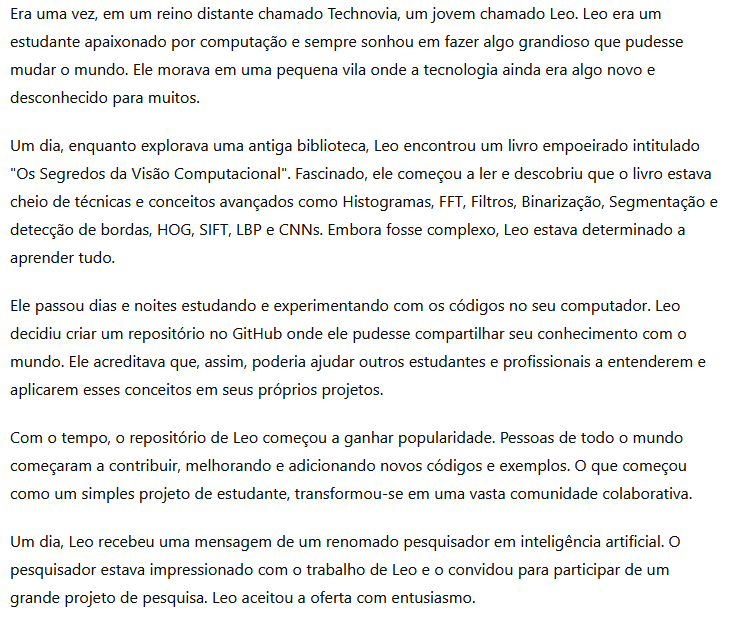
#> input picture fft/images/texto1.png, 730 x 619 px, found by its file name
$ python fft.py
#> lines starting #> are read from the running program, lines starting #| are printed output that depends on the picture; after the words box and inside, x2 and y2 are one past the last pixel; in counts of white or black regions, pixels touching at a corner belong together
import cv2, matplotlib.pyplot as plt, numpy as np

def main():
    imagens = [
        'D:/PycharmProjects/visaoComputacional/fft/images/texto1.png',
        'D:/PycharmProjects/visaoComputacional/fft/images/texto2.png'
    ]
    for i in imagens:
        imTexto = cv2.imread(i,cv2.IMREAD_GRAYSCALE)
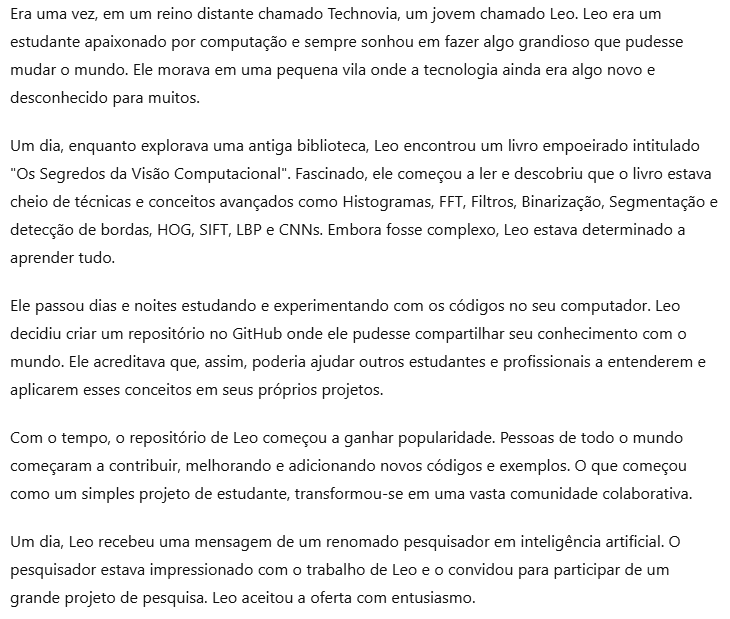
#> imTexto: shape (619, 730); min 13, max 255, mean 239
        f = np.fft.fft2(imTexto)
        fShift = np.fft.fftshift(f)
        magEspec = 20*np.log(np.abs(fShift))
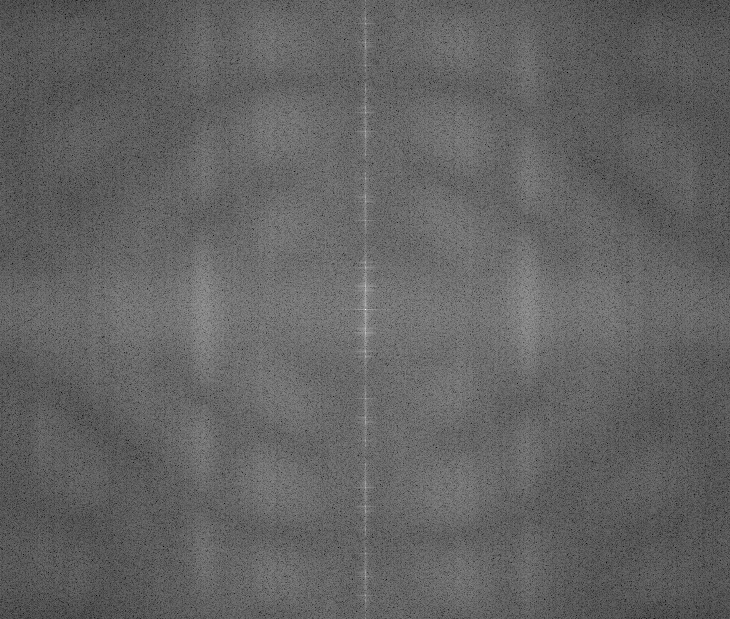
#> magEspec: shape (619, 730) float64; min 78.84, max 370, mean 192.5; drawn with min black and max white
        magEspec[magEspec < 240] = 0
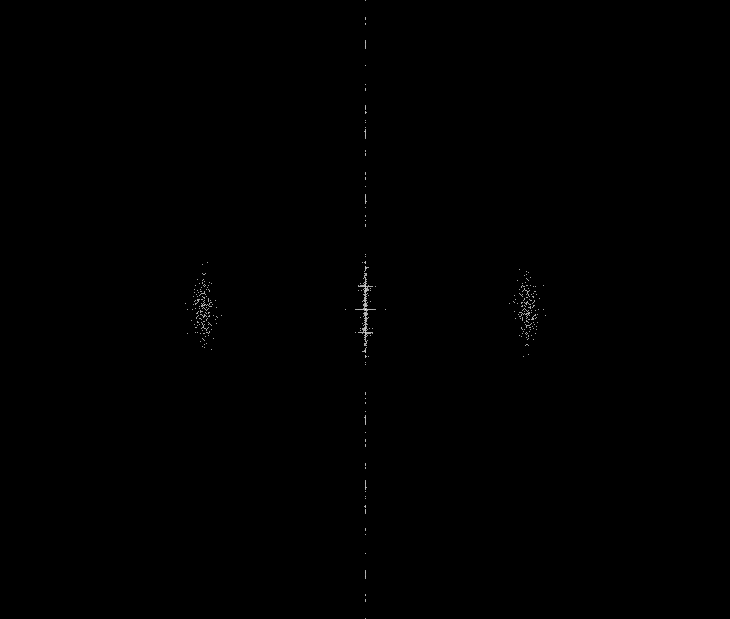
#> magEspec: shape (619, 730) float64; min 0, max 370, mean 0.5; drawn with min black and max white
        magEspec[magEspec >= 240] = 255
#> magEspec: shape (619, 730) float64; 0.19% white in thin lines or dots, all inside (x1, y1, x2, y2) = (185, 0, 546, 619)
        metadeWdt = magEspec.shape[1] // 2
#> metadeWdt = 365
        metadeAlt = magEspec.shape[0] // 2
#> metadeAlt = 309
        if (np.sum(magEspec[:metadeAlt-(metadeAlt//2),metadeWdt-10:metadeWdt+10]) > 1000):
            print('Imagem %s está coom o texto reto' % (i))
        else:
            print('Imagem %s está coom o texto inclinado' % (i))
#> pass 2 of the loop in main, `for i in imagens:`:
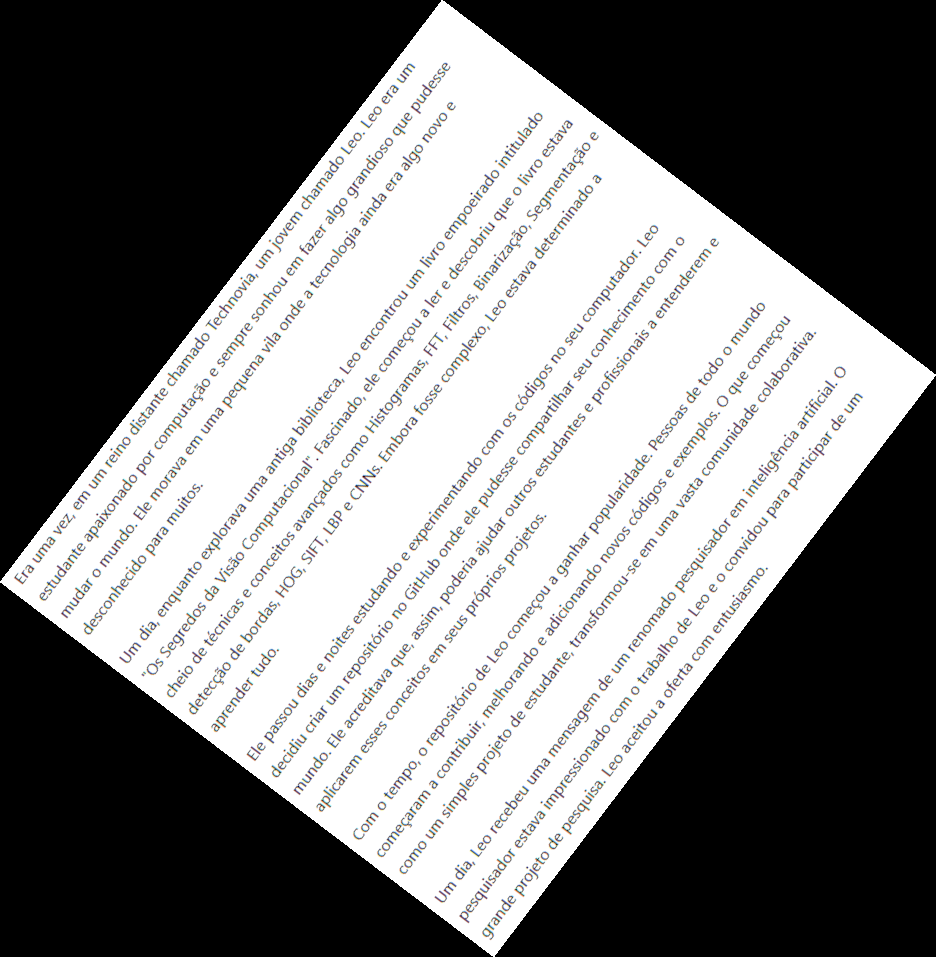
#> input picture fft/images/texto2.png, 936 x 957 px, found by its file name
#> imTexto: shape (957, 936)
#> in main, `magEspec = 20*np.log(np.abs(fShift))`:
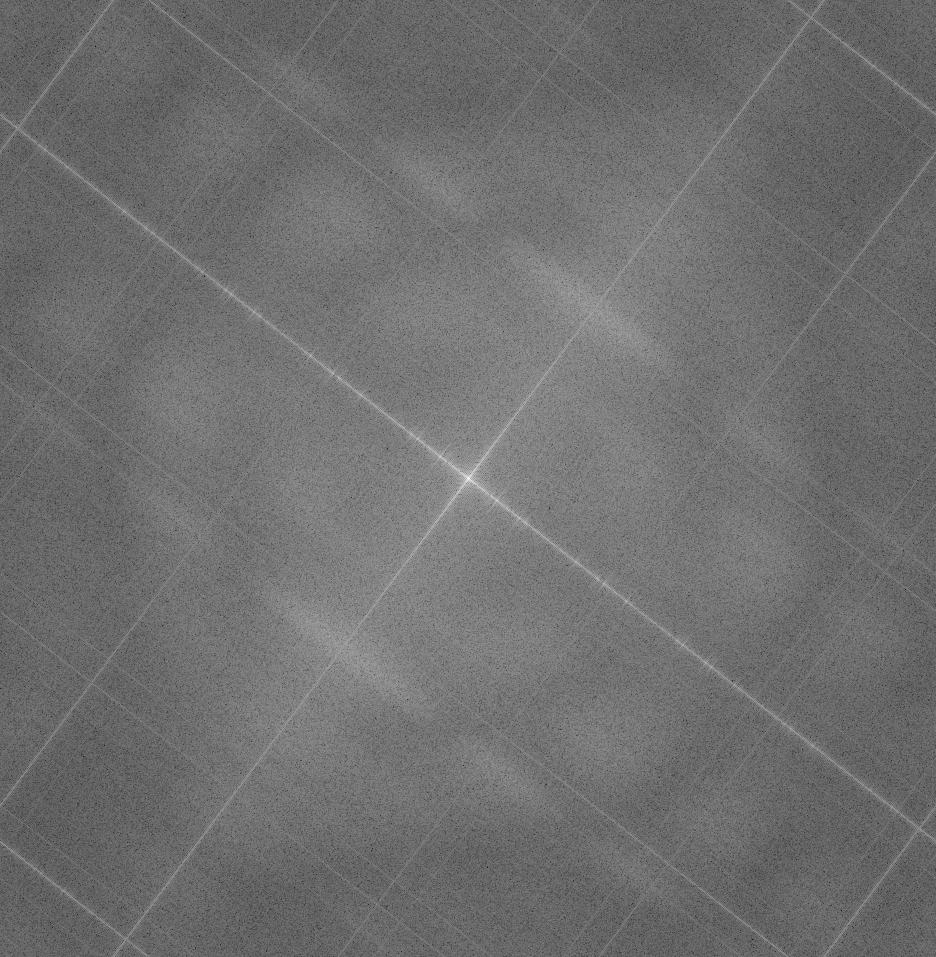
#> magEspec: shape (957, 936) float64; min 33.9, max 370.3, mean 181; drawn with min black and max white
#> in main, `magEspec[magEspec >= 240] = 255`:
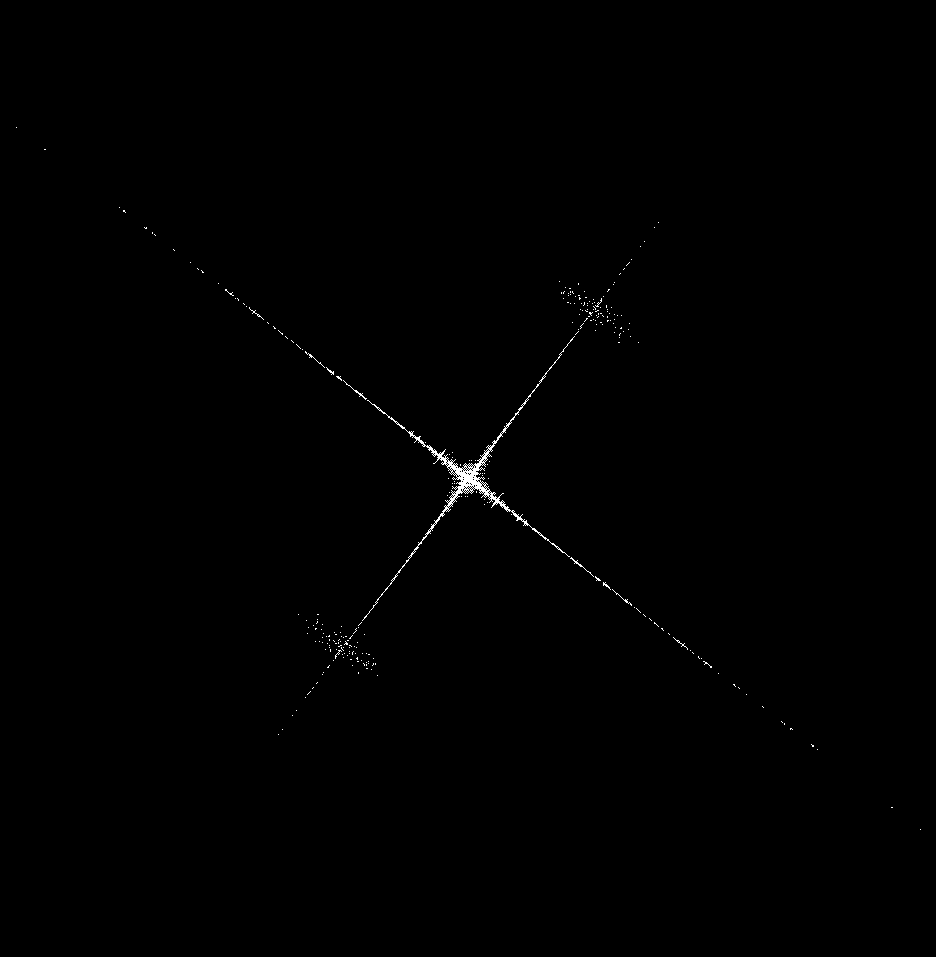
#> magEspec: shape (957, 936) float64; 0.29% white in thin lines or dots, all inside (x1, y1, x2, y2) = (16, 127, 921, 830)


    '''
    f = np.fft.fft2(imTexto1)
    fShift = np.fft.fftshift(f)
    magEspec = 20*np.log(np.abs(fShift))
    magEspec[magEspec < 240] = 0
    magEspec[magEspec >= 240] = 255

    metadeWdt = magEspec.shape[1] // 2
    metadeAlt = magEspec.shape[0] // 2
    if (np.sum(magEspec[:metadeAlt-(metadeAlt//2),metadeWdt-10:metadeWdt+10]) > 1000):
        print('reto')
    else:
        print('inclinado')

    plt.subplot(221),plt.imshow(imTexto1, cmap = 'gray')
    plt.title('Imagem de entrada'), plt.xticks([]), plt.yticks([])
    plt.subplot(222),plt.imshow(magEspec1, cmap = 'gray')
    plt.title('Magnitude'), plt.xticks([]), plt.yticks([])
    plt.subplot(223),plt.imshow(imTexto2, cmap = 'gray')
    plt.title('Imagem de entrada'), plt.xticks([]), plt.yticks([])
    plt.subplot(224),plt.imshow(magEspec2, cmap = 'gray')
    plt.title('Magnitude'), plt.xticks([]), plt.yticks([])
    plt.show()
    '''


if __name__ == '__main__':
    main()
